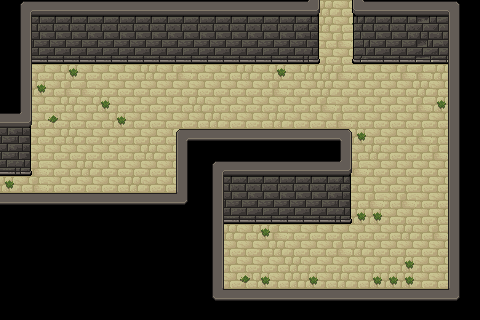

The image is a tile-based game level rendered from a .tmx file. Its description and complete source (layers, tilesets, objects, tile grids) follow:
An orthogonal 30x20 tile map with 16x16 px tiles, 3 tile layers (Base, Ground, Upper) and 9 objects (3x SpawnPoint, 3x ResourceSpawn, 2x Entrance, CombatStart).

<map version="1.2" tiledversion="1.3.3" orientation="orthogonal" renderorder="right-down" width="30" height="20" tilewidth="16" tileheight="16" infinite="0" nextlayerid="22" nextobjectid="46">
 <properties>
  <property name="ActiveSpawn" type="int" value="0" />
  <property name="Dungeon" value="Forest" />
  <property name="Outside" type="bool" value="false" />
  <property name="ResourcesMinMax" value="30-60" />
 </properties>
 <tileset firstgid="1" source="tilesetDungeon.tsx" />
 <layer id="19" name="Base" width="30" height="20">
  <data encoding="csv">
145,10,10,10,31,10,10,10,10,10,10,10,12,10,10,10,10,11,10,10,11,10,10,10,10,10,10,10,12,145,
145,10,10,10,30,10,10,10,12,10,10,10,10,31,11,10,10,10,30,10,11,10,30,12,10,10,12,10,10,145,
145,10,10,10,10,10,10,10,10,31,10,10,10,10,10,10,10,10,10,10,10,12,10,31,11,10,30,10,10,145,
145,10,12,10,10,10,31,10,10,10,10,10,10,10,10,10,10,11,10,10,10,10,12,10,10,11,10,10,10,145,
145,11,10,10,31,10,10,10,10,11,10,12,10,10,10,11,10,31,10,11,11,12,10,10,10,12,12,11,10,145,
145,10,31,10,12,12,10,10,10,10,10,10,10,10,10,10,10,12,10,10,11,10,10,10,10,10,11,10,10,145,
145,10,10,10,11,10,31,10,10,10,10,10,11,10,10,10,10,10,10,10,12,10,10,10,10,10,12,31,10,145,
145,10,10,30,10,10,10,31,10,10,10,10,10,11,10,10,10,11,10,10,10,12,10,10,10,10,10,10,30,145,
10,11,10,10,11,10,10,10,10,10,10,10,10,10,11,10,12,10,11,10,10,10,31,10,10,10,12,10,30,145,
10,10,10,10,10,10,10,10,10,11,10,31,145,145,145,145,145,145,145,145,145,10,10,11,10,10,10,12,10,145,
11,10,12,10,10,11,10,10,10,10,10,10,145,12,10,11,10,10,10,10,11,10,12,10,10,10,10,10,10,145,
31,10,12,10,10,10,10,10,11,10,10,10,145,10,10,11,10,10,10,11,10,10,10,10,10,10,10,10,10,145,
10,10,10,10,10,11,11,10,10,10,11,11,145,30,10,12,10,11,10,10,10,10,10,12,10,12,10,10,10,145,
145,145,145,145,145,145,145,145,145,145,145,145,145,10,11,10,30,10,10,11,10,10,31,31,10,10,10,10,10,145,
145,145,145,145,145,145,145,145,145,145,145,145,145,10,11,10,31,12,10,10,10,10,10,10,10,11,10,12,30,145,
145,145,145,145,145,145,145,145,145,145,145,145,145,10,10,10,10,11,10,10,10,12,11,10,10,10,10,10,10,145,
145,145,145,145,145,145,145,145,145,145,145,145,145,10,10,10,10,10,11,10,10,10,10,10,10,31,10,10,10,145,
145,145,145,145,145,145,145,145,145,145,145,145,145,11,10,30,31,10,11,31,10,11,10,31,31,31,10,10,10,145,
145,145,145,145,145,145,145,145,145,145,145,145,145,10,10,10,10,10,10,10,31,10,10,10,10,10,11,10,145,145,
145,145,145,145,145,145,145,145,145,145,145,145,145,145,145,145,145,145,145,145,145,145,145,145,145,145,145,145,145,145
</data>
 </layer>
 <layer id="20" name="Ground" width="30" height="20">
  <data encoding="csv">
0,22,62,62,62,62,62,62,62,62,62,62,62,62,62,62,62,62,62,64,0,0,61,62,62,62,62,62,23,0,
0,24,84,84,84,84,84,84,84,84,84,84,84,84,84,84,84,84,84,82,0,0,81,84,84,84,85,86,21,0,
0,24,104,104,104,104,104,104,104,104,104,104,104,104,104,104,104,104,104,102,0,0,101,104,104,104,105,106,21,0,
0,24,124,124,124,124,124,124,124,124,124,124,124,124,124,124,124,124,124,122,0,0,121,124,124,124,125,126,21,0,
0,24,0,0,0,0,0,0,0,0,0,0,0,0,0,0,0,0,0,0,0,0,0,0,0,0,0,0,21,0,
0,24,0,0,0,0,0,0,0,0,0,0,0,0,0,0,0,0,0,0,0,0,0,0,0,0,0,0,21,0,
0,24,0,0,0,0,0,0,0,0,0,0,0,0,0,0,0,0,0,0,0,0,0,0,0,0,0,0,21,0,
62,64,0,0,0,0,0,0,0,0,0,0,0,0,0,0,0,0,0,0,0,0,0,0,0,0,0,0,21,0,
104,102,0,0,0,0,0,0,0,0,0,0,0,0,0,0,0,0,0,0,0,0,0,0,0,0,0,0,21,0,
104,102,0,0,0,0,0,0,0,0,0,21,0,0,0,0,0,0,0,0,0,24,0,0,0,0,0,0,21,0,
124,122,0,0,0,0,0,0,0,0,0,21,0,22,62,62,62,62,62,62,62,64,0,0,0,0,0,0,21,0,
0,0,0,0,0,0,0,0,0,0,0,21,0,24,84,84,84,84,84,84,84,82,0,0,0,0,0,0,21,0,
0,0,0,0,0,0,0,0,0,0,0,43,0,24,104,104,104,104,104,104,104,102,0,0,0,0,0,0,21,0,
0,0,0,0,0,0,0,0,0,0,0,0,0,24,124,124,124,124,124,124,124,122,0,0,0,0,0,0,21,0,
0,0,0,0,0,0,0,0,0,0,0,0,0,24,0,0,0,0,0,0,0,0,0,0,0,0,0,0,21,0,
0,0,0,0,0,0,0,0,0,0,0,0,0,24,0,0,0,0,0,0,0,0,0,0,0,0,0,0,21,0,
0,0,0,0,0,0,0,0,0,0,0,0,0,24,0,0,0,0,0,0,0,0,0,0,0,0,0,0,21,0,
0,0,0,0,0,0,0,0,0,0,0,0,0,24,0,0,0,0,0,0,0,0,0,0,0,0,0,0,21,0,
0,0,0,0,0,0,0,0,0,0,0,0,0,42,0,0,0,0,0,0,0,0,0,0,0,0,0,0,43,0,
0,0,0,0,0,0,0,0,0,0,0,0,0,0,0,0,0,0,0,0,0,0,0,0,0,0,0,0,0,0
</data>
 </layer>
 <layer id="21" name="Upper" width="30" height="20">
  <data encoding="csv">
0,0,0,0,0,0,0,0,0,0,0,0,0,0,0,0,0,0,0,0,0,0,0,0,0,0,0,0,0,0,
0,0,0,0,0,0,0,0,0,0,0,0,0,0,0,0,0,0,0,0,0,0,0,0,0,0,0,0,0,0,
0,0,0,0,0,0,0,0,0,0,0,0,0,0,0,0,0,0,0,0,0,0,0,0,0,0,0,0,0,0,
0,0,0,0,0,0,0,0,0,0,0,0,0,0,0,0,0,0,0,0,0,0,0,0,0,0,0,0,0,0,
0,0,0,0,0,0,0,0,0,0,0,0,0,0,0,0,0,0,0,0,0,0,0,0,0,0,0,0,0,0,
0,0,0,0,0,0,0,0,0,0,0,0,0,0,0,0,0,0,0,0,0,0,0,0,0,0,0,0,0,0,
0,0,0,0,0,0,0,0,0,0,0,0,0,0,0,0,0,0,0,0,0,0,0,0,0,0,0,0,0,0,
0,0,0,0,0,0,0,0,0,0,0,0,0,0,0,0,0,0,0,0,0,0,0,0,0,0,0,0,0,0,
0,0,0,0,0,0,0,0,0,0,0,1,2,2,2,2,2,2,2,2,2,4,0,0,0,0,0,0,0,0,
0,0,0,0,0,0,0,0,0,0,0,0,0,0,0,0,0,0,0,0,0,0,0,0,0,0,0,0,0,0,
0,0,0,0,0,0,0,0,0,0,0,0,0,0,0,0,0,0,0,0,0,0,0,0,0,0,0,0,0,0,
0,0,0,0,0,0,0,0,0,0,0,0,0,0,0,0,0,0,0,0,0,0,0,0,0,0,0,0,0,0,
2,2,2,2,2,2,2,2,2,2,2,0,0,0,0,0,0,0,0,0,0,0,0,0,0,0,0,0,0,0,
0,0,0,0,0,0,0,0,0,0,0,0,0,0,0,0,0,0,0,0,0,0,0,0,0,0,0,0,0,0,
0,0,0,0,0,0,0,0,0,0,0,0,0,0,0,0,0,0,0,0,0,0,0,0,0,0,0,0,0,0,
0,0,0,0,0,0,0,0,0,0,0,0,0,0,0,0,0,0,0,0,0,0,0,0,0,0,0,0,0,0,
0,0,0,0,0,0,0,0,0,0,0,0,0,0,0,0,0,0,0,0,0,0,0,0,0,0,0,0,0,0,
0,0,0,0,0,0,0,0,0,0,0,0,0,0,0,0,0,0,0,0,0,0,0,0,0,0,0,0,0,0,
0,0,0,0,0,0,0,0,0,0,0,0,0,0,2,2,2,2,2,2,2,2,2,2,2,2,2,2,0,0,
0,0,145,145,145,145,145,145,145,145,145,145,0,0,0,0,0,145,145,145,145,145,145,145,0,0,0,0,0,0
</data>
 </layer>
 <objectgroup id="4" name="Travel">
  <object id="19" name="Entrance" x="-4.4325" y="174.887" width="8.16663" height="35.8333">
   <properties>
    <property name="EntranceDir" value="Right" />
    <property name="Map" value="mapSpringDungeonC" />
   </properties>
  </object>
  <object id="28" name="Entrance" x="314.084" y="-2.834" width="42.6666" height="8.3333">
   <properties>
    <property name="EntranceDir" value="Down" />
    <property name="Map" value="mapSpringDungeonE" />
   </properties>
  </object>
 </objectgroup>
 <objectgroup id="5" name="MapObject">
  <object id="36" name="SpawnPoint" x="52.8333" y="133.417" width="10" height="8.5">
   <properties>
    <property name="SpawnType" value="Forest" />
   </properties>
  </object>
  <object id="37" name="SpawnPoint" x="417.5" y="118.417" width="10" height="8.5">
   <properties>
    <property name="SpawnType" value="Forest" />
   </properties>
  </object>
  <object id="38" name="SpawnPoint" x="268.5" y="210.75" width="10" height="8.5">
   <properties>
    <property name="SpawnType" value="Forest" />
   </properties>
  </object>
  <object id="39" name="ResourceSpawn" x="158.167" y="116.501" width="217.666" height="75.4997">
   <properties>
    <property name="Resources" value="0" />
   </properties>
  </object>
  <object id="40" name="ResourceSpawn" x="36.1668" y="182.584" width="124.333" height="96.333">
   <properties>
    <property name="Resources" value="0" />
   </properties>
  </object>
  <object id="41" name="ResourceSpawn" x="275.834" y="243.584" width="166.333" height="41.833">
   <properties>
    <property name="Resources" value="0" />
   </properties>
  </object>
 </objectgroup>
 <objectgroup id="6" name="Character">
  <object id="42" name="CombatStart" x="160.305" y="244.127" width="10.4901" height="8.9907">
   <properties>
    <property name="Map" value="mapForestDungeonZone" />
    <property name="Position" value="NW" />
   </properties>
  </object>
 </objectgroup>
</map>
